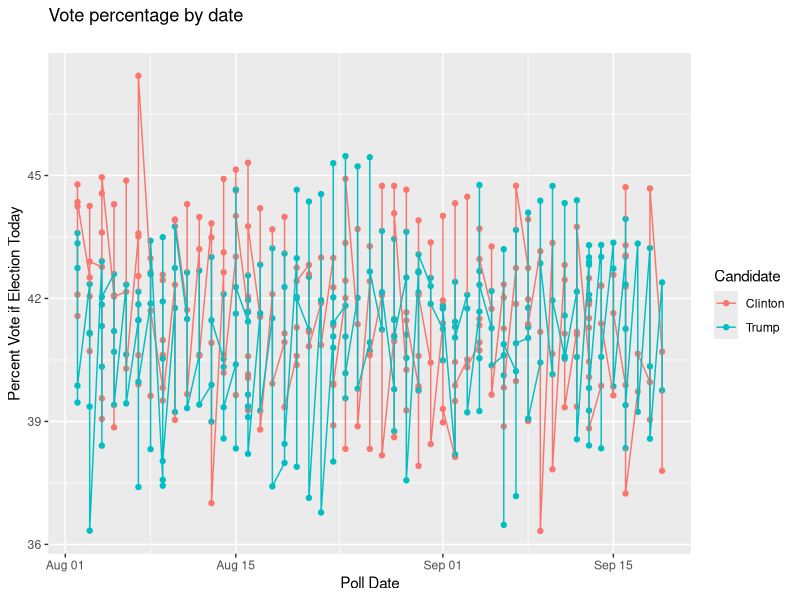

Write the R code that produced this figure.
## ---- chunk 1
knitr::opts_chunk$set(echo = TRUE)
## ---- chunk 2
library(tidyr)
table1
## ---- chunk 3
table4a # cases
table4b # population
## ---- chunk 4
library(readr)
library(ggplot2)

polls = read_csv("USPresPolls_538dotcom_21Sep2016.csv")

ggplot(subset(polls, ((polltypeA == "now") & (endDate > "2016-08-01"))), 
                         aes(y=adj_pct, x=endDate, group=choice, color=choice)) + 
  geom_point() + geom_line() +
  labs(title = "Vote percentage by date\n", 
     y = "Percent Vote if Election Today", x = "Poll Date", 
     color = "Candidate")
